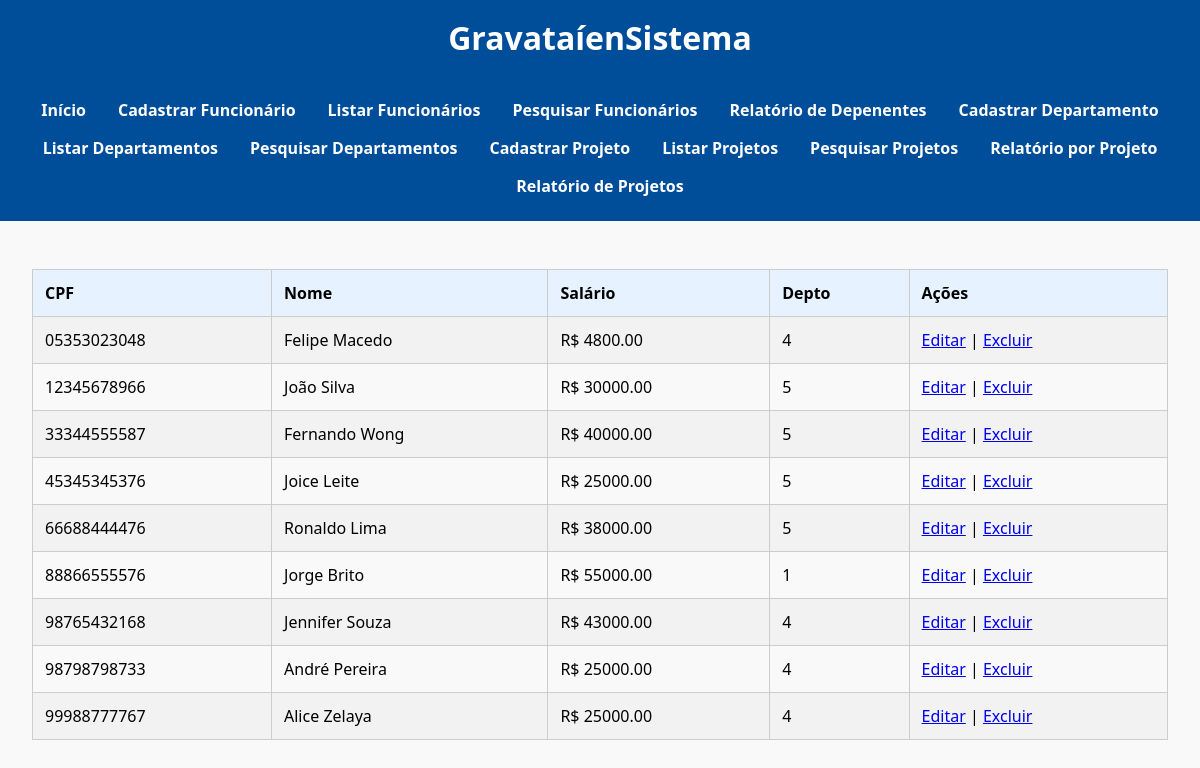
The app's page /lista_funcionarios.php, older data.
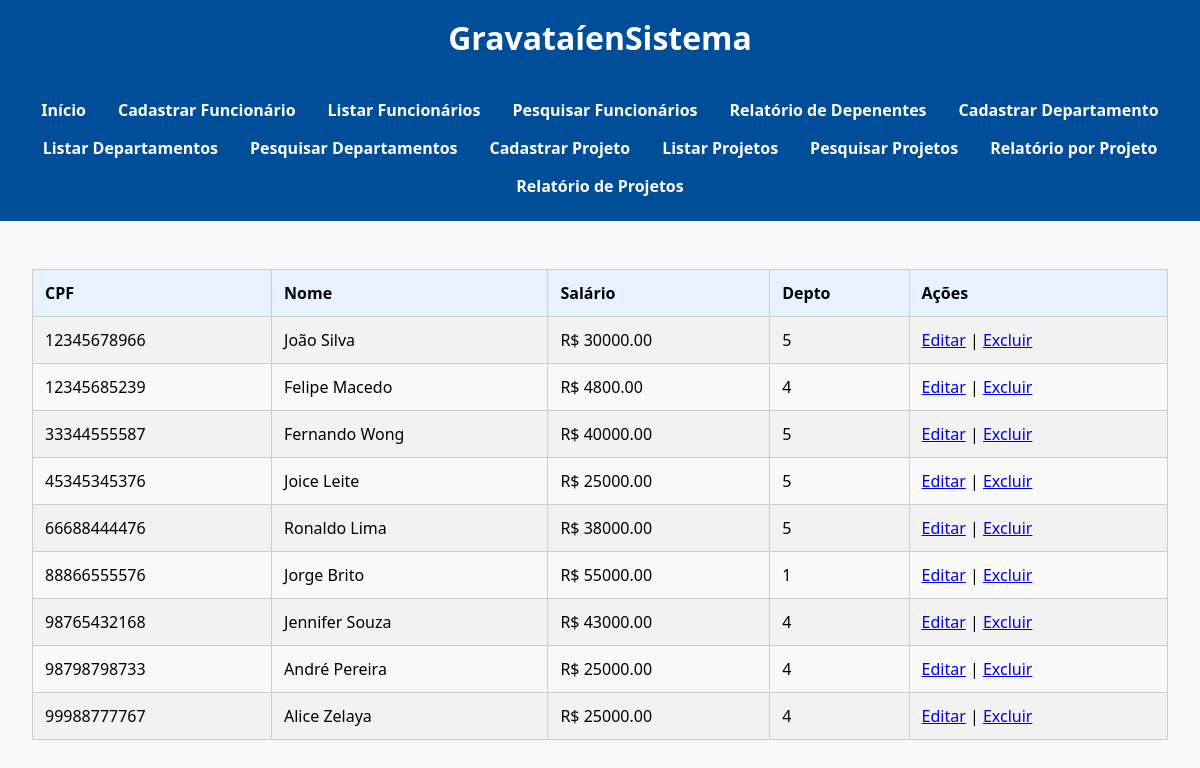
The same page, newer data.
### tables this page shows
CREATE TABLE `funcionario` (
  `Pnome` varchar(50) DEFAULT NULL,
  `Minicial` varchar(50) DEFAULT NULL,
  `Unome` varchar(50) DEFAULT NULL,
  `Cpf` varchar(11) NOT NULL,
  `Datanasc` date DEFAULT NULL,
  `Endereco` varchar(100) DEFAULT NULL,
  `Sexo` varchar(10) DEFAULT NULL,
  `Salario` decimal(10,2) DEFAULT NULL,
  `Cpf_supervisor` varchar(11) DEFAULT NULL,
  `Dnr` int(11) DEFAULT NULL
);

### lista_funcionarios.php (the view)
<?php
include("conexao.php");
include('header.php');
$sql = "SELECT Cpf, Pnome, Unome, Salario, Dnr FROM FUNCIONARIO";
$result = $conn->query($sql);
?>
<table border="1">
    <tr><th>CPF</th><th>Nome</th><th>Salário</th><th>Depto</th><th>Ações</th></tr>
    <?php while($row = $result->fetch_assoc()): ?>
        <tr>
            <td><?= $row["Cpf"] ?></td>
            <td><?= $row["Pnome"] . " " . $row["Unome"] ?></td>
            <td>R$ <?= $row["Salario"] ?></td>
            <td><?= $row["Dnr"] ?></td>
            <td>
                <a href="editar_funcionario.php?cpf=<?= $row['Cpf'] ?>">Editar</a> |
                <a href="excluir_funcionario.php?cpf=<?= $row['Cpf'] ?>" onclick="return confirm('Deseja excluir? Não há volta!!!')">Excluir</a>
            </td>
        </tr>
    <?php endwhile; ?>
</table>

### header.php (shortened to what this page needs)
<!DOCTYPE html>
<html lang="pt-br">
<head>
    <link rel="stylesheet" href="style.css">
</head>
<body>
<header>
    <h1>GravataíenSistema</h1>
    <nav>
        <ul>
            <ul>
            <li><a href="index.php">Início</a></li>
            <li><a href="cadastro_funcionario.php">Cadastrar Funcionário</a></li>
            <li><a href="lista_funcionarios.php">Listar Funcionários</a></li>
            <li><a href="pesquisa_funcionarios.php">Pesquisar Funcionários</a></li>
            <li><a href="relatorio_dependentes.php">Relatório de Depenentes</a></li>
            <li><a href="cadastro_departamento.php">Cadastrar Departamento</a></li>
            <li><a href="lista_departamento.php">Listar Departamentos</a></li>
            <li><a href="pesquisa_departamentos.php">Pesquisar Departamentos</a></li>
            <li><a href="cadastro_projeto.php">Cadastrar Projeto</a></li>
            <li><a href="lista_projeto.php">Listar Projetos</a></li>
             <li><a href="pesquisa_projetos.php">Pesquisar Projetos</a></li>
            <li><a href="funcionarios_por_projeto.php">Relatório por Projeto</a></li>
            <li><a href="relatorio_projetos.php">Relatório de Projetos</a></li>
        </ul>
        </ul>
    </nav>
</header>
<main>

### style.css (style rules this page uses)
body { font-family: 'Segoe UI', Tahoma, Geneva, Verdana, sans-serif; margin: 0; background-color: #f9f9f9; }
header { background-color: #004d99; color: white; padding: 1rem; text-align: center; }
header h1 { margin: 0; }
nav ul { display: flex; justify-content: center; flex-wrap: wrap; list-style: none; padding: 0; margin: 1rem 0 0; }
nav ul li { margin: 0.5rem 1rem; }
nav ul li a { color: white; text-decoration: none; font-weight: bold; }
main { padding: 2rem; }
table { width: 100%; border-collapse: collapse; margin-top: 1rem; }
table, th, td { border: 1px solid #ccc; }
th, td { padding: 0.75rem; text-align: left; }
th { background-color: #e6f2ff; }
tr:nth-child(even) { background-color: #f2f2f2; }

Row changes from the older to the newer data that the page shows:
removed funcionario: Cpf "05353023048", Pnome "Felipe", Unome "Macedo", Salario "4800.00", Dnr "4"
added funcionario: Cpf "12345685239", Pnome "Felipe", Unome "Macedo", Salario "4800.00", Dnr "4"
